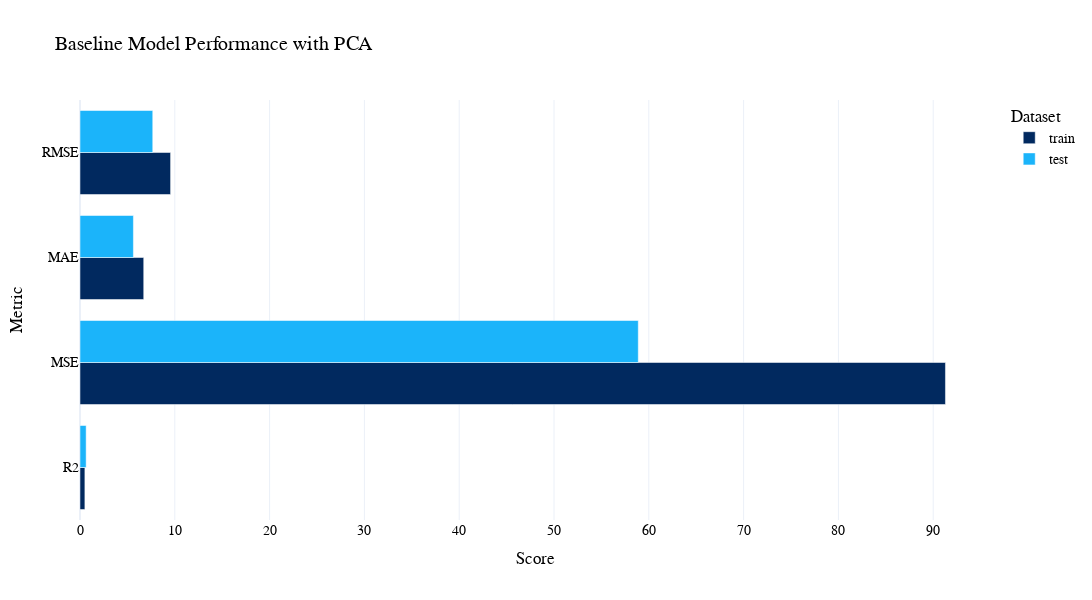

Notebook source saved alongside this figure:
### Code cell
baseline_pca_pfm_fig = px.bar(
    melted_pca_df,
    y=melted_pca_df["metric"].apply(lambda x: x.upper()),
    x="score",
    color="dataset",
    barmode="group",
    color_discrete_map={"train": colors[3], "test": colors[4]},
    title="Baseline Model Performance with PCA",
)

baseline_pca_pfm_fig.update_layout(
    template="plotly_white",
    xaxis_title="Score",
    yaxis_title="Metric",
    legend_title="Dataset",
    font=dict(family="Georgia", size=14, color="black"),
    width=1200,
    height=600,
)

### Figure 1 — Plotly figure (JSON) as saved in the notebook; plotly's stock layout.template omitted (floating-point values rounded to 4 significant figures)
{"data": [{"alignmentgroup": "True", "hovertemplate": "dataset=train<br>score=%{x}<br>y=%{y}<extra></extra>", "legendgroup": "train", "marker": {"color": "#01295f", "pattern": {"shape": ""}}, "name": "train", "offsetgroup": "train", "orientation": "h", "showlegend": true, "textposition": "auto", "type": "bar", "x": [0.5146, 91.29, 6.721, 9.555], "xaxis": "x", "y": ["R2", "MSE", "MAE", "RMSE"], "yaxis": "y"}, {"alignmentgroup": "True", "hovertemplate": "dataset=test<br>score=%{x}<br>y=%{y}<extra></extra>", "legendgroup": "test", "marker": {"color": "#1bb4fa", "pattern": {"shape": ""}}, "name": "test", "offsetgroup": "test", "orientation": "h", "showlegend": true, "textposition": "auto", "type": "bar", "x": [0.649, 58.89, 5.632, 7.674], "xaxis": "x", "y": ["R2", "MSE", "MAE", "RMSE"], "yaxis": "y"}], "layout": {"barmode": "group", "font": {"color": "black", "family": "Georgia", "size": 14}, "height": 600, "legend": {"title": {"text": "Dataset"}, "tracegroupgap": 0}, "title": {"text": "Baseline Model Performance with PCA"}, "width": 1200, "xaxis": {"anchor": "y", "domain": [0, 1], "title": {"text": "Score"}}, "yaxis": {"anchor": "x", "domain": [0, 1], "title": {"text": "Metric"}}}}
